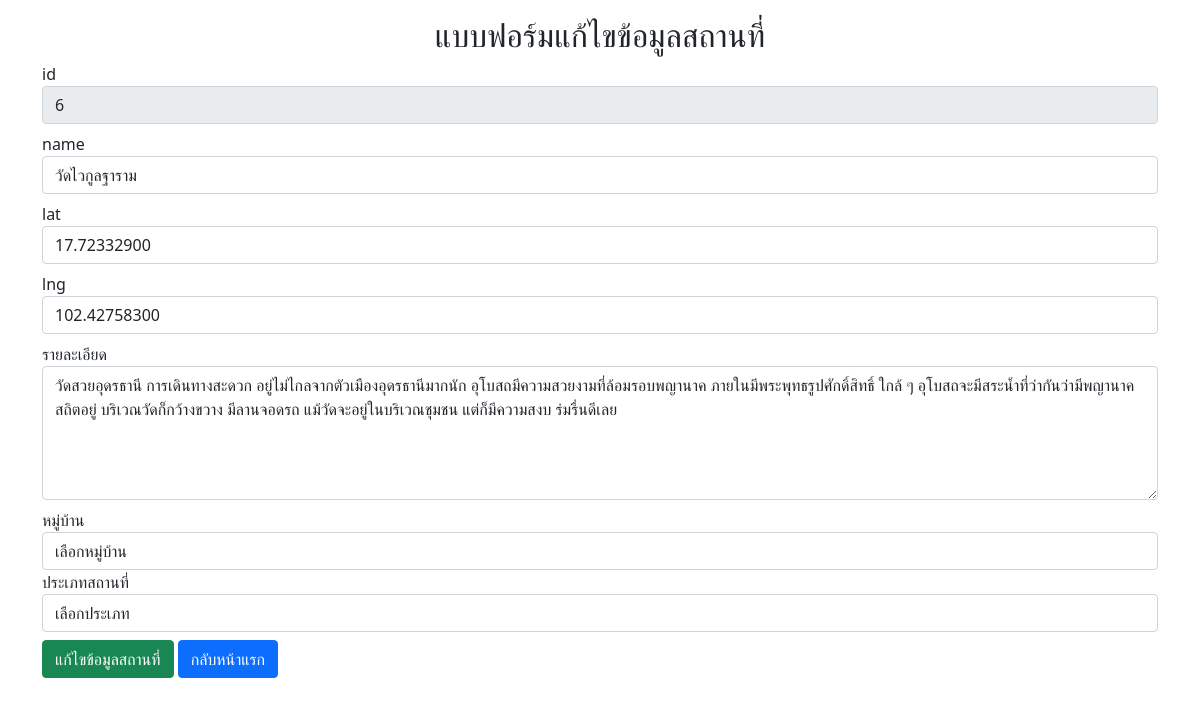
The app's page /project_webPro/admin/form/updatefrm_place_at.php?id=6 with its own data.
### tables this page shows
CREATE TABLE `place` (
  `id` int(11) NOT NULL COMMENT 'รหัสสถานที่',
  `name` varchar(50) NOT NULL COMMENT 'ชื่อสถานที่',
  `lat` text NOT NULL COMMENT 'ละติจูด',
  `lng` text NOT NULL COMMENT 'ลองจิจูด',
  `id_vill` int(11) DEFAULT NULL COMMENT 'รหัสหมู่บ้าน',
  `id_ctgry` int(11) DEFAULT NULL COMMENT 'รหัสประเภท',
  `detail` text NOT NULL COMMENT 'รายละเอียดสถานที่'
);

### project_webPro/admin/form/updatefrm_place_at.php (the view, shortened to what this page needs)
<?php
require("../../connectdb.php");
$id = $_GET["id"];
$sql = "SELECT p.id as 'id', p.name as 'name', lat, lng, id_vill, id_ctgry, v.name as 'village', c.name as 'categories', detail FROM `place` as p INNER JOIN village as v ON p.id_vill = v.id INNER JOIN categories c ON p.id_ctgry = c.id WHERE p.id = '$id'";
$result = mysqli_query($conn, $sql);
$objResult = mysqli_fetch_array($result);
$id_vill = $objResult["id_vill"];
$id_ctgry = $objResult["id_ctgry"];
?>
<html lang="en">
<head>
    <link href="https://cdn.jsdelivr.net/npm/bootstrap@5.0.2/dist/css/bootstrap.min.css" rel="stylesheet">
</head>
<body>
    <div class="container my-3">
        <h2 class="text-center">แบบฟอร์มแก้ไขข้อมูลสถานที่</h2>
        <form action="../manage/updateData_place.php" method="post">
            <div class="form-group">
                <label for="id">id</label>
                <input type="text" name="id" id="" class="form-control mb-2" value="<?php echo $objResult["id"]; ?>" readonly>
            </div>
            <div class="form-group">
                <label for="name">name</label>
                <input type="text" name="name" id="" class="form-control mb-2" value="<?php echo $objResult["name"]; ?>" required>
            </div>
            <div class="form-group">
                <label for="lat">lat</label>
                <input type="text" name="lat" id="" class="form-control mb-2" value="<?php echo $objResult["lat"]; ?>" required>
            </div>
            <div class="form-group">
                <label for="lng">lng</label>
                <input type="text" name="lng" id="" class="form-control mb-2" value="<?php echo $objResult["lng"]; ?>" required>
            </div>
            <div class="form-group">
                <label for="name">รายละเอียด</label>
                <textarea name="detail" id="" class="form-control mb-2" rows="5" required><?php echo $objResult["detail"]; ?></textarea>
            </div>
            <div class="form-group">
            <label for="name">หมู่บ้าน</label>
                <select name="id_vill" class="form-control" required>
                    <option value="<?php echo $id_vill; ?>">เลือกหมู่บ้าน</option>
                </select>
            </div>
            <div class="form-group">
            <label for="name">ประเภทสถานที่</label>
                <select name="id_ctgry" class="form-control" required>
                    <option value="<?php echo $id_ctgry; ?>">เลือกประเภท</option>
                </select>
            </div>
            <button class="btn btn-success my-2" name="update_pln" type="submit">แก้ไขข้อมูลสถานที่</button>
            <a href="../index.php" class="btn btn-primary my-2">กลับหน้าแรก</a>
        </form>
    </div>
</body>
</html>

### records on screen
place: id "6", name "วัดไวกูลฐาราม", lat "17.72332900", lng "102.42758300", detail "วัดสวยอุดรธานี การเดินทางสะดวก อยู่ไม่ไกลจากตัวเมืองอุดรธานีมากนัก อุโบสถมีความสวยงามที่ล้อมรอบพญานาค ภายในมีพระพุทธรูปศักดิ์สิทธิ์ ใกล้ ๆ อุโบสถจะมีสระน้ำที่ว่ากันว่ามีพญานาคสถิตอยู่ บริเวณวัดก็กว้างขวาง มีลานจอดรถ แม้วัดจะอยู่ในบริเวณชุมชน แต่ก็มีความสงบ ร่มรื่นดีเลย"
